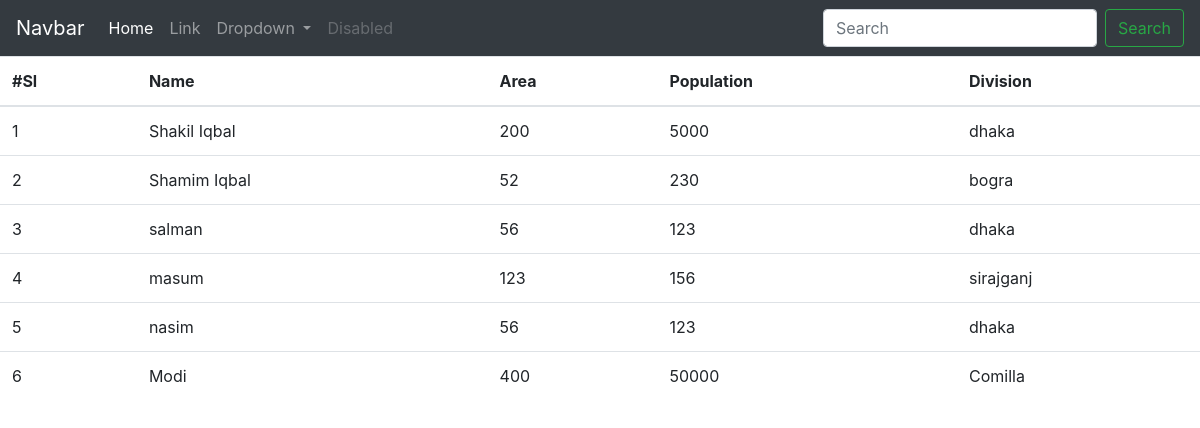
The page /student/dis/ on the database its author committed.
### student/models.py (models this page shows, shortened)
class DistrictInfo(models.Model):
		name = models.CharField(max_length=50)
		area = models.IntegerField()
		population = models.IntegerField()
		division = models.CharField(max_length=50)

### student/views.py (the view)
# urls.py: path('dis/', district_info),
def district_info(request):
	all_district = DistrictInfo.objects.all()
	context = {'district':all_district}
	return render(request,'student/district_list.html',context)

### templates/student/district_list.html (shortened to what this page needs)
<!doctype html>
<html lang="en">
  <head>
    <link rel="stylesheet" href="https://maxcdn.bootstrapcdn.com/bootstrap/4.0.0/css/bootstrap.min.css">
  </head>
  <body>
  	<nav class="navbar navbar-expand-lg navbar-dark bg-dark">
	  <a class="navbar-brand" href="#">Navbar</a>
	  <div class="collapse navbar-collapse" id="navbarSupportedContent">
	    <ul class="navbar-nav mr-auto">
	      <li class="nav-item active">
	        <a class="nav-link" href="#">Home <span class="sr-only">(current)</span></a>
	      </li>
	      <li class="nav-item">
	        <a class="nav-link" href="#">Link</a>
	      </li>
	      <li class="nav-item dropdown">
	        <a class="nav-link dropdown-toggle" href="#" id="navbarDropdown" role="button" data-toggle="dropdown" aria-haspopup="true" aria-expanded="false">
	          Dropdown
	        </a>
	      </li>
	      <li class="nav-item">
	        <a class="nav-link disabled" href="#">Disabled</a>
	      </li>
	    </ul>
	    <form class="form-inline my-2 my-lg-0">
	      <input class="form-control mr-sm-2" type="search" placeholder="Search" aria-label="Search">
	      <button class="btn btn-outline-success my-2 my-sm-0" type="submit">Search</button>
	    </form>
	  </div>
	</nav>
    <table class="table">
	  <thead>
	    <tr>
	      <th scope="col">#Sl</th>
	      <th scope="col">Name</th>
	      <th scope="col">Area</th>
	      <th scope="col">Population</th>
	      <th scope="col">Division</th>
	    </tr>
	  </thead>
  <tbody>
	{% for i in district %}
    <tr>
      <td> {{forloop.counter}} </td>
      <td> {{ i.name }} </td>
      <td> {{i.area  }} </td>
      <td> {{ i.population }} </td>
      <td> {{i.division }}  </td>
    </tr>
    {% endfor %}
  </tbody>
</table>
  </body>
</html>

### rows shown on the page
DistrictInfo: name "Shakil Iqbal", area "200", population "5000", division "dhaka"
DistrictInfo: name "Shamim Iqbal", area "52", population "230", division "bogra"
DistrictInfo: name "salman", area "56", population "123", division "dhaka"
DistrictInfo: name "masum", area "123", population "156", division "sirajganj"
DistrictInfo: name "nasim", area "56", population "123", division "dhaka"
DistrictInfo: name "Modi", area "400", population "50000", division "Comilla"
